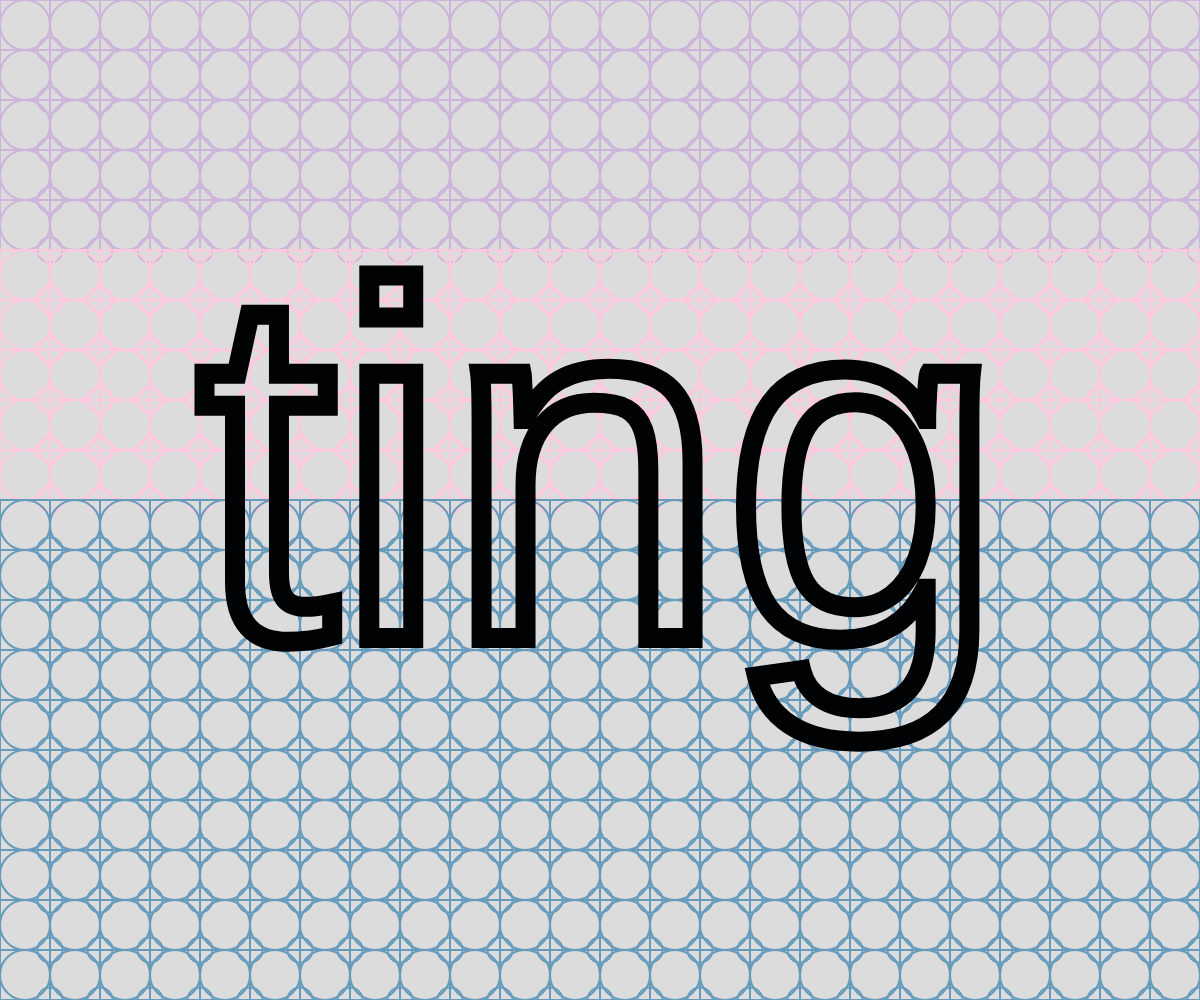
Frame 1 (no input)
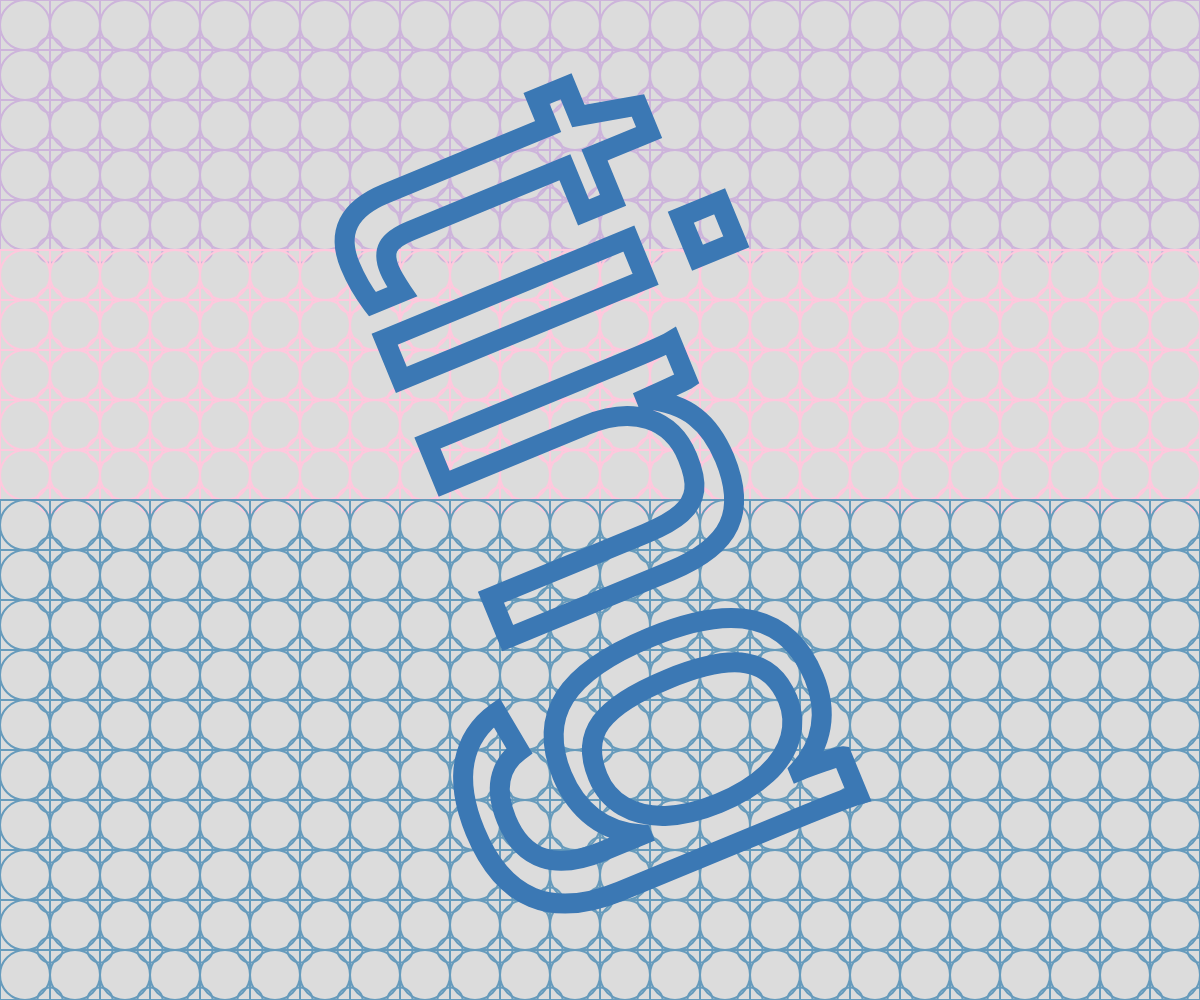
Frame 60 (no input)
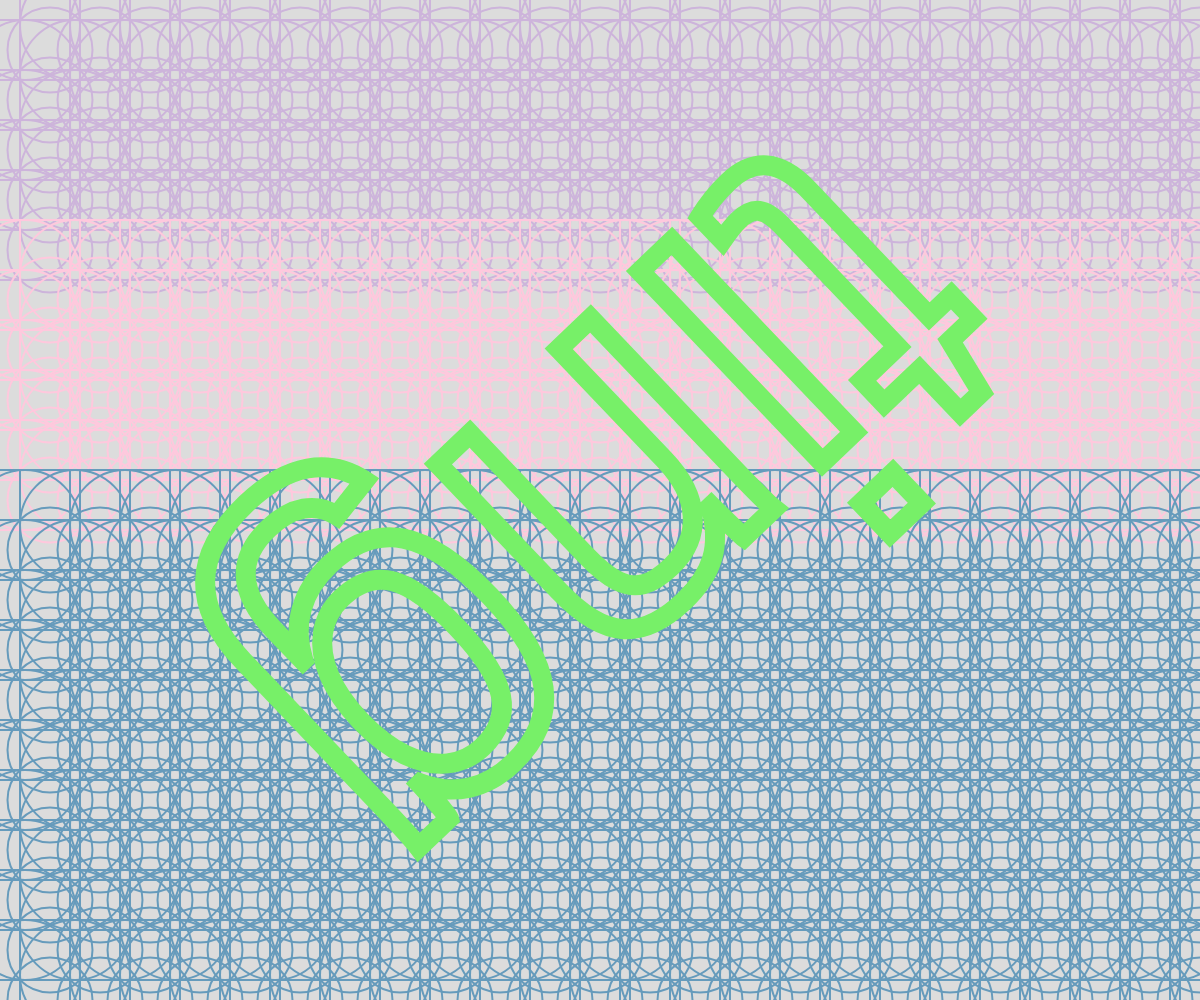
Frame 120 (the mouse pressed at the canvas centre since frame 60)

The p5.js sketch that drew these frames (run headless with seeded random() and noise() and a simulated clock; from frame 60 on, the mouse is pressed at the canvas centre):

// p5.js sketch
// ── sketch.js
let angle = 0;
let r = 255, g = 0, b = 0;

function setup() {
  createCanvas(windowWidth, windowHeight);
  background("#fa2d2f");
}

function draw() {
  background(220);
  rectMode(CENTER);
  noFill();
  stroke("#ffafcc");
  strokeWeight(2);

  let rect_width = 50 + mouseX / 10;
  let bc_width = 50 + mouseX / 10;
  let sc_width = 25 + mouseX / 10;

  for (let j = 0; j < 20; j++) {
    for (let i = 0; i < 40; i++) {

      if (j < 5) {
        stroke("#cdb4db");
      } else if (j < 10) {
        stroke("#ffc8dd");
      } else {
        stroke("#669bbc");
      }
      
      ellipse(25 + 50 * i, 25 + 50 * j, bc_width);
      rect(25 + 50 * i, 25 + 50 * j, rect_width);
      ellipse(50 + 50 * i, 50 + 50 * j, sc_width);
    }
  }

  // 更新 RGB 顏色值
  r = (r + 1) % 256;
  g = (g + 2) % 256;
  b = (b + 3) % 256;

  // 設定文字顏色為中空且外框變色
  noFill();
  stroke(r, g, b);
  strokeWeight(20);

  textSize(500);
  textAlign(CENTER, CENTER);
  
  push();
  translate(width / 2, height / 2);
  rotate(angle);
  text('ting', 0, 0);
  pop();

  // 增加旋轉角度
  angle += 0.02;
}
